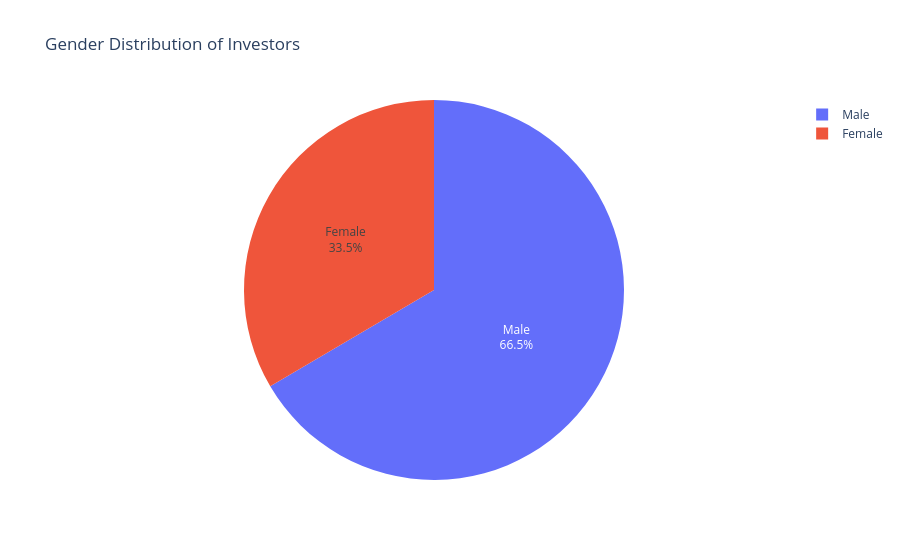

The notebook cell this image was saved under:
### Code cell
gender_counts = transactions["gender"].value_counts()

fig = px.pie(
    values=gender_counts.values,
    names=gender_counts.index,
    title="Gender Distribution of Investors"
)

fig.update_traces(textposition="inside", textinfo="percent+label")

fig.show()

### Figure 1 — Plotly figure (JSON) as saved in the notebook; plotly's stock layout.template omitted (floating-point values rounded to 4 significant figures)
{"data": [{"domain": {"x": [0, 1], "y": [0, 1]}, "hovertemplate": "label=%{label}<br>value=%{value}<extra></extra>", "labels": ["Male", "Female"], "legendgroup": "", "name": "", "showlegend": true, "textinfo": "percent+label", "textposition": "inside", "type": "pie", "values": [21809, 10969]}], "layout": {"legend": {"tracegroupgap": 0}, "title": {"text": "Gender Distribution of Investors"}}}
